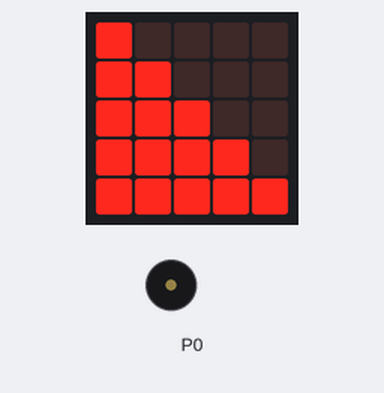
A program run on a simulated BBC micro:bit running MicroPython. Shown: the board's 5×5 LED display, buzzer (waves = sounding).

Above: at 1.2 s.
At 2.2 s:
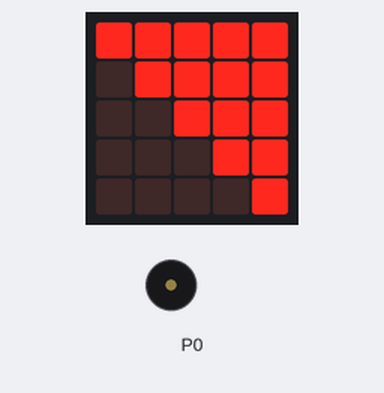
Timing chart, 0 to 3.7 s (numbered marks = the images above):
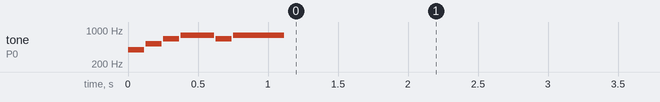

The program:

demo_draw_lower_upper_triangular_matrix.py
```python
####################################################
# MicroPython code for BBC Micro:bit v2
# - This code draws a lower triangular matrix and
#   an upper triangular matrix on the 5x5 LED display.
####################################################

from microbit import *
from music import play, POWER_UP
import time

def draw_triangular_matrix(is_lower=True):
    for x in range(5):
        for y in range(5):
            if is_lower:
                value = 9*(x<=y)
            else:
                value = 9*(x>=y)
            display.set_pixel(x,y,value)

# Play sound
play(POWER_UP)

while True:
    # Show a lower triangular matrix
    draw_triangular_matrix()
    time.sleep(1.0)
    # Show a upper triangular matrix
    draw_triangular_matrix(False)
    time.sleep(1.0)

####################################################
```

Measured:
- what the display in image 0 shows lasts 1.0 s, from 1.1 s to 2.1 s
